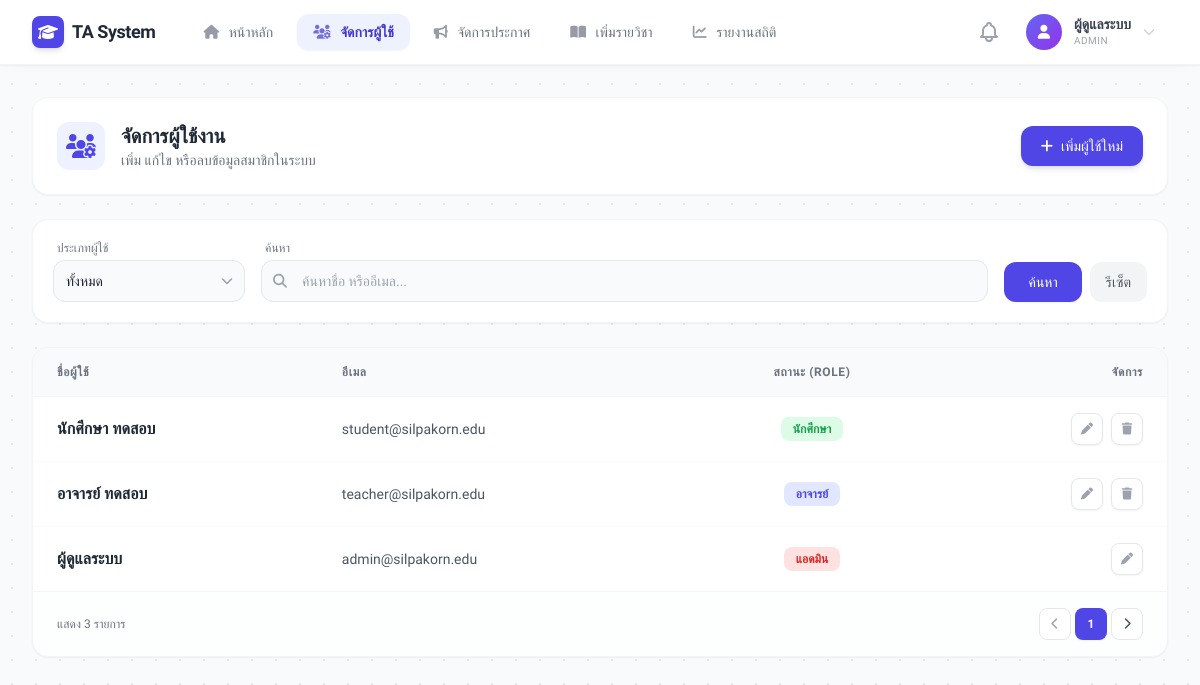
Screenshot of /index.php?page=manage_users (signed in) with the database file from the repository.
### tables this page shows
CREATE TABLE IF NOT EXISTS `users` (
  `id`            INT UNSIGNED AUTO_INCREMENT PRIMARY KEY,
  `name`          VARCHAR(255) NOT NULL,
  `email`         VARCHAR(255) NOT NULL UNIQUE,
  `password_hash` VARCHAR(255) NOT NULL,
  `role`          ENUM('admin','teacher','student') NOT NULL DEFAULT 'student',
  `student_id`    VARCHAR(20)  NULL,
  `resume_path`   VARCHAR(500) NULL,
  `created_at`    DATETIME     NOT NULL DEFAULT CURRENT_TIMESTAMP
);

### views/admin/manage_users.php (the view, shortened to what this page needs)
<?php
require_once __DIR__ . '/../../app/Config/Database.php';
$search = $_GET['search'] ?? '';
$role_filter = $_GET['role'] ?? '';
$sql = "SELECT * FROM users WHERE 1=1";
$params = [];
$sql .= " ORDER BY id DESC";
try {
    $stmt = $pdo->prepare($sql);
    $stmt->execute($params);
    $users = $stmt->fetchAll(PDO::FETCH_ASSOC);
} catch (PDOException $e) {
    $users = [];
}
?>
<!DOCTYPE html>
<html lang="th">
<head>
    <link rel="stylesheet" href="https://cdnjs.cloudflare.com/ajax/libs/font-awesome/6.4.0/css/all.min.css">
    <script src="https://cdn.tailwindcss.com"></script>
</head>
<body class="text-gray-800 font-sans min-h-screen">
    <div class="bg-white shadow-sm sticky top-0 z-40">
        <?php include __DIR__ . '/../../views/layouts/navbar.php'; ?>
    </div>
    <div class="max-w-7xl mx-auto px-4 sm:px-6 lg:px-8 py-8">
        <div class="bg-white rounded-2xl p-6 shadow-sm border border-gray-100 flex flex-col md:flex-row justify-between items-center gap-4 mb-6">
            <div class="flex items-center gap-4">
                <div class="w-12 h-12 bg-indigo-50 text-indigo-600 rounded-xl flex items-center justify-center text-2xl">
                    <i class="fas fa-users-cog"></i>
                </div>
                <div>
                    <h1 class="text-xl font-bold text-gray-800">จัดการผู้ใช้งาน</h1>
                    <p class="text-gray-500 text-sm">เพิ่ม แก้ไข หรือลบข้อมูลสมาชิกในระบบ</p>
                </div>
            </div>
            <button onclick="openModal()" class="group flex items-center gap-2 bg-indigo-600 hover:bg-indigo-700 text-white px-5 py-2.5 rounded-xl text-sm font-medium shadow-md transition-all active:scale-95">
                <i class="fas fa-plus"></i> เพิ่มผู้ใช้ใหม่
            </button>
        </div>
        <div class="bg-white rounded-2xl p-5 shadow-sm border border-gray-100 mb-6">
            <form method="GET" action="index.php" class="flex flex-col md:flex-row gap-4 items-end">
                <div class="w-full md:w-48">
                    <label class="block text-xs font-medium text-gray-500 mb-1 ml-1">ประเภทผู้ใช้</label>
                    <div class="relative">
                        <select name="role" onchange="this.form.submit()" class="w-full pl-3 pr-8 py-2.5 border border-gray-200 rounded-xl text-sm focus:outline-none focus:border-indigo-500 bg-gray-50 hover:bg-white transition-colors cursor-pointer appearance-none">
                            <option value="all" <?php echo $role_filter == 'all' ? 'selected' : ''; ?>>ทั้งหมด</option>
                        </select>
                    </div>
                </div>
                <div class="flex-1 w-full">
                    <label class="block text-xs font-medium text-gray-500 mb-1 ml-1">ค้นหา</label>
                    <div class="relative">
                        <input type="text" name="search" value="<?php echo htmlspecialchars($search); ?>" placeholder="ค้นหาชื่อ หรืออีเมล..." class="w-full pl-10 pr-4 py-2.5 border border-gray-200 rounded-xl text-sm focus:outline-none focus:border-indigo-500 bg-gray-50 hover:bg-white transition-colors">
                        <i class="fas fa-search absolute left-3 top-1/2 -translate-y-1/2 text-gray-400 text-sm"></i>
                    </div>
                </div>
                <div class="flex gap-2 w-full md:w-auto">
                    <button type="submit" class="flex-1 md:flex-none bg-indigo-600 hover:bg-indigo-700 text-white px-6 py-2.5 rounded-xl text-sm font-medium transition-colors shadow-sm">
                        ค้นหา
                    </button>
                    <a href="index.php?page=manage_users" class="px-4 py-2.5 bg-gray-100 hover:bg-gray-200 text-gray-600 rounded-xl text-sm font-medium transition-colors">
                        รีเซ็ต
                    </a>
                </div>
            </form>
        </div>
        <div class="bg-white rounded-2xl shadow-sm border border-gray-100 overflow-hidden">
            <div class="overflow-x-auto">
                <table class="w-full text-left border-collapse">
                    <thead>
                        <tr class="bg-gray-50 border-b border-gray-100 text-gray-500 text-xs uppercase font-semibold tracking-wider">
                            <th class="py-4 px-6 rounded-tl-2xl">ชื่อผู้ใช้</th>
                            <th class="py-4 px-6">อีเมล</th>
                            <th class="py-4 px-6 text-center">สถานะ (Role)</th>
                            <th class="py-4 px-6 text-right rounded-tr-2xl">จัดการ</th>
                        </tr>
                    </thead>
                    <tbody class="text-sm divide-y divide-gray-50">
                        <?php if (empty($users)): ?>
                            <tr>
                                <td colspan="4" class="py-10 text-center text-gray-400">
                                    <div class="flex flex-col items-center">
                                        <div class="w-16 h-16 bg-gray-50 rounded-full flex items-center justify-center mb-3">
                                            <i class="fas fa-user-slash text-2xl text-gray-300"></i>
                                        </div>
                                        <p>ไม่พบข้อมูลผู้ใช้งาน</p>
                                    </div>
                                </td>
                            </tr>
                        <?php else: ?>
                            <?php foreach ($users as $user): ?>
                            <tr class="hover:bg-gray-50/50 transition-colors group">
                                <td class="py-4 px-6">
                                    <div class="flex flex-col">
                                        <span class="font-semibold text-gray-800 group-hover:text-indigo-600 transition-colors text-base">
                                            <?php echo htmlspecialchars($user['name']); ?>
                                        </span>
                                    </div>
                                </td>
                                <td class="py-4 px-6 text-gray-600"><?php echo htmlspecialchars($user['email']); ?></td>
                                <td class="py-4 px-6 text-center">
                                    <?php
                                        if ($user['role'] == 'student') echo '<span class="inline-flex items-center px-3 py-1 rounded-lg text-xs font-bold bg-green-100 text-green-600">นักศึกษา</span>';
                                        elseif ($user['role'] == 'teacher') echo '<span class="inline-flex items-center px-3 py-1 rounded-lg text-xs font-bold bg-indigo-100 text-indigo-600">อาจารย์</span>';
                                        else echo '<span class="inline-flex items-center px-3 py-1 rounded-lg text-xs font-bold bg-red-100 text-red-600">แอดมิน</span>';
                                    ?>
                                </td>
                                <td class="py-4 px-6 text-right">
                                    <div class="flex items-center justify-end gap-2">
                                        <button onclick="openEditModal('<?php echo $user['id']; ?>', '<?php echo htmlspecialchars($user['name']); ?>', '<?php echo htmlspecialchars($user['email']); ?>', '<?php echo $user['role']; ?>')"
                                                class="w-8 h-8 inline-flex items-center justify-center bg-white border border-gray-200 text-gray-400 rounded-lg hover:text-indigo-600 hover:border-indigo-200 transition-colors shadow-sm"
                                                title="แก้ไข">
                                            <i class="fas fa-pen text-xs"></i>
                                        </button>
                                        <?php if ($user['role'] !== 'admin' && $user['id'] !== $_SESSION['user_id']): ?>
                                        <button onclick="openDeleteModal('<?php echo $user['id']; ?>')"
                                                class="w-8 h-8 inline-flex items-center justify-center bg-white border border-gray-200 text-gray-400 rounded-lg hover:text-red-600 hover:border-red-200 transition-colors shadow-sm"
                                                title="ลบ">
                                            <i class="fas fa-trash text-xs"></i>
                                        </button>
                                        <?php endif; ?>
                                    </div>
                                </td>
                            </tr>
                            <?php endforeach; ?>
                        <?php endif; ?>
                    </tbody>
                </table>
            </div>
            <div class="px-6 py-4 border-t border-gray-100 flex items-center justify-between bg-gray-50/30">
                <span class="text-xs text-gray-500">แสดง <?php echo count($users); ?> รายการ</span>
                <div class="flex gap-1">
                    <button class="w-8 h-8 flex items-center justify-center rounded-lg border border-gray-200 text-gray-400 bg-white hover:bg-gray-50 cursor-not-allowed"><i class="fas fa-chevron-left text-xs"></i></button>
                    <button class="w-8 h-8 flex items-center justify-center rounded-lg bg-indigo-600 text-white shadow-sm text-xs font-bold">1</button>
                    <button class="w-8 h-8 flex items-center justify-center rounded-lg border border-gray-200 text-gray-600 bg-white hover:bg-gray-50"><i class="fas fa-chevron-right text-xs"></i></button>
                </div>
            </div>
        </div>
    </div>
</body>
</html>

### views/admin/manage_users.php (style rules this page uses)
body { background-color: #f9fafb; background-image: radial-gradient(#e5e7eb 1px, transparent 1px); background-size: 24px 24px; }

### rows the page displays
users: name "นักศึกษา ทดสอบ", email "student@silpakorn.edu", role "นักศึกษา"
users: name "อาจารย์ ทดสอบ", email "teacher@silpakorn.edu", role "อาจารย์"
users: name "ผู้ดูแลระบบ", email "admin@silpakorn.edu", role "แอดมิน"

### other values shown
$menu['label'] "หน้าหลัก"
$menu['label'] "จัดการผู้ใช้"
$menu['label'] "จัดการประกาศ"
$menu['label'] "เพิ่มรายวิชา"
$menu['label'] "รายงานสถิติ"
$user_name "ผู้ดูแลระบบ"
$user_role "ADMIN"
count($users) "3"
